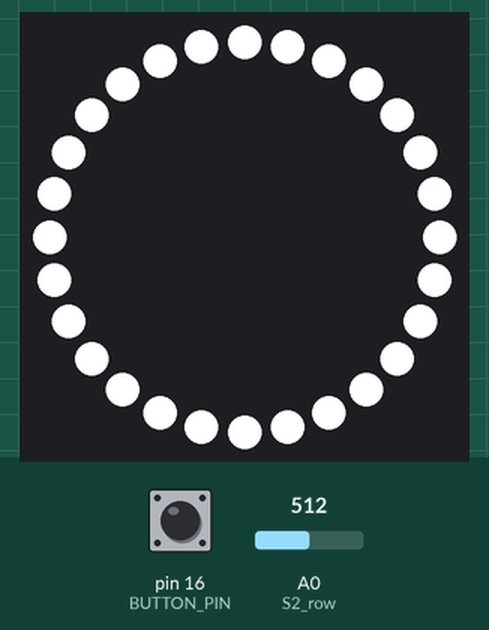
Simulated run of this sketch. Board: Arduino Uno, built with avr-gcc and run on an emulated ATmega328P. Parts: 28 RGB LEDs in a ring, first at the top, clockwise. Inputs (shaded band) come from the test bench; at power-on: A0 (S2_row) = 512, pin 16 (BUTTON_PIN) HIGH.

Above: at 1.2 s.
1.3 s: A0 (S2_row) set to 523
At 1.7 s:
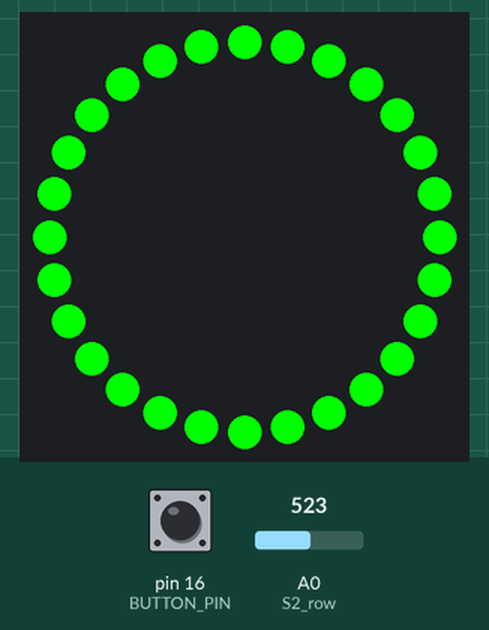
4.3 s: A0 (S2_row) set to 511
5.9 s: pin 16 (BUTTON_PIN) pulled LOW for 1 s
At 6.3 s:
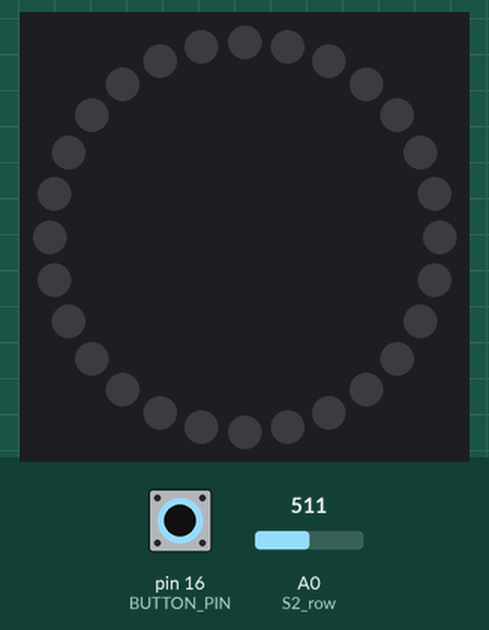
8.4 s: pin 16 (BUTTON_PIN) pulled LOW for 3.2 s
Timing chart, 0 to 11.4 s (numbered marks = the images above; inputs shaded):
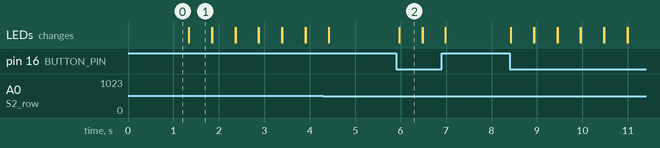

Measured:
- the behaviour switches between 512 and 513 on A0 (S2_row) (found by bisection; images 0 and 1)
- after the input at 1.3 s, the LEDs: change at once (image 1)
- after the input at 5.9 s, the LEDs: change after 0.07 s (image 2)
- what the display in image 1 shows lasts 0.5 s, from 1.3 s to 1.8 s

The sketch:

CODE.ino
```cpp
#include <Adafruit_NeoPixel.h>

// Multiplexer control pins for LEDs
const int S0 = 2;  // Multiplexer select pin 1
const int S1 = 3;  // Multiplexer select pin 2
const int S2 = 4;  // Multiplexer select pin 3
const int S3 = 5;  // Multiplexer select pin 4
const int COMMON_PIN = 7;  // Common input pin to control the selected LED ring

// Multiplexer control pins for columns (input multiplexer connected to analog pin)
const int S0_column = 8;  // Multiplexer column select pin 1
const int S1_column = 9;  // Multiplexer column select pin 2
const int S2_column = 10; // Multiplexer column select pin 3
const int S3_column = 11; // Multiplexer column select pin 4

// Multiplexer control pins for rows (output multiplexer connected to HIGH signal)
const int S0_row = 12;    // Multiplexer row select pin 1
const int S1_row = 13;    // Multiplexer row select pin 2
const int S2_row = 14;    // Multiplexer row select pin 3
const int S3_row = 15;    // Multiplexer row select pin 4
const int ROW_COMMON_PIN = 6;  // Common pin to output HIGH to active row

// Pressure sensor and button pins
const int PRESSURE_SENSOR_PIN = A0;  // Analog pin for column multiplexer (reading resistance)
const int BUTTON_PIN = 16;           // Button to change difficulty

// Adafruit NeoPixel setup
#define LED_PIN 7    // LED data pin
#define NUM_LEDS 28  // Each ring has 28 LEDs
Adafruit_NeoPixel strip = Adafruit_NeoPixel(NUM_LEDS, LED_PIN, NEO_GRB + NEO_KHZ800);

// Difficulty levels
const int Easy1[] = {3, 6, 11, 14};
const int Easy2[] = {3, 2, 4, 1, 7, 6, 8, 5, 11, 10, 12, 9, 15, 14, 16, 13};
const int Intermediate1[] = {7, 3, 4, 2, 8, 6, 15, 11, 12, 10, 16, 14};
const int Advanced[] = {8, 5, 3, 2, 7, 6, 4, 1, 6, 7, 16, 13, 11, 10, 15, 14, 12, 9, 15, 14};

// Array of difficulties
const int* difficulties[] = {Easy1, Easy2, Intermediate1, Advanced};
const int difficultiesLengths[] = {4, 16, 12, 20};  // Lengths of each difficulty
int current_difficulty_index = 0;  // Start with Easy1
const int* current_difficulty = difficulties[current_difficulty_index];
int current_difficulty_length = difficultiesLengths[current_difficulty_index];

// Threshold for detecting pressure (adjust based on testing)
const int PRESSURE_THRESHOLD = 512;

// Function to set multiplexer channel using control pins
void setMultiplexerChannel(int channel, int S0_pin, int S1_pin, int S2_pin, int S3_pin) {
    digitalWrite(S0_pin, (channel >> 0) & 1);
    digitalWrite(S1_pin, (channel >> 1) & 1);
    digitalWrite(S2_pin, (channel >> 2) & 1);
    digitalWrite(S3_pin, (channel >> 3) & 1);
}

// Function to light up an LED in a specific color
void Light_LED(int ring, uint8_t red, uint8_t green, uint8_t blue) {
    setMultiplexerChannel(ring - 1, S0, S1, S2, S3);  // Select the LED ring (1-based index)
    digitalWrite(COMMON_PIN, HIGH);                  // Enable the common pin for LEDs
    for (int i = 0; i < NUM_LEDS; i++) {
        strip.setPixelColor(i, red, green, blue);     // Set color
    }
    strip.show();                                    // Update LED state
}

// Function to turn off all LEDs in the current ring
void turnOffAllLEDs() {
    for (int i = 0; i < NUM_LEDS; i++) {
        strip.setPixelColor(i, 0, 0, 0);  // Turn off LEDs
    }
    strip.show();
}

// Function to detect pressure input based on the active LED ring
bool Pressure_input_detected(int ring) {
    // Activate the corresponding row and column for the current LED
    switch (ring) {
        case 13: setMultiplexerChannel(1, S0_column, S1_column, S2_column, S3_column);
                 setMultiplexerChannel(8, S0_row, S1_row, S2_row, S3_row);
                 break;
        case 9:  setMultiplexerChannel(1, S0_column, S1_column, S2_column, S3_column);
                 setMultiplexerChannel(7, S0_row, S1_row, S2_row, S3_row);
                 break;
        case 5:  setMultiplexerChannel(1, S0_column, S1_column, S2_column, S3_column);
                 setMultiplexerChannel(6, S0_row, S1_row, S2_row, S3_row);
                 break;
        case 1:  setMultiplexerChannel(1, S0_column, S1_column, S2_column, S3_column);
                 setMultiplexerChannel(5, S0_row, S1_row, S2_row, S3_row);
                 break;
        case 14: setMultiplexerChannel(2, S0_column, S1_column, S2_column, S3_column);
                 setMultiplexerChannel(8, S0_row, S1_row, S2_row, S3_row);
                 break;
        case 10: setMultiplexerChannel(2, S0_column, S1_column, S2_column, S3_column);
                 setMultiplexerChannel(7, S0_row, S1_row, S2_row, S3_row);
                 break;
        case 6:  setMultiplexerChannel(2, S0_column, S1_column, S2_column, S3_column);
                 setMultiplexerChannel(6, S0_row, S1_row, S2_row, S3_row);
                 break;
        case 2:  setMultiplexerChannel(2, S0_column, S1_column, S2_column, S3_column);
                 setMultiplexerChannel(5, S0_row, S1_row, S2_row, S3_row);
                 break;
        case 15: setMultiplexerChannel(3, S0_column, S1_column, S2_column, S3_column);
                 setMultiplexerChannel(8, S0_row, S1_row, S2_row, S3_row);
                 break;
        case 11: setMultiplexerChannel(3, S0_column, S1_column, S2_column, S3_column);
                 setMultiplexerChannel(7, S0_row, S1_row, S2_row, S3_row);
                 break;
        case 7:  setMultiplexerChannel(3, S0_column, S1_column, S2_column, S3_column);
                 setMultiplexerChannel(6, S0_row, S1_row, S2_row, S3_row);
                 break;
        case 3:  setMultiplexerChannel(3, S0_column, S1_column, S2_column, S3_column);
                 setMultiplexerChannel(5, S0_row, S1_row, S2_row, S3_row);
                 break;
        case 16: setMultiplexerChannel(4, S0_column, S1_column, S2_column, S3_column);
                 setMultiplexerChannel(8, S0_row, S1_row, S2_row, S3_row);
                 break;
        case 12: setMultiplexerChannel(4, S0_column, S1_column, S2_column, S3_column);
                 setMultiplexerChannel(7, S0_row, S1_row, S2_row, S3_row);
                 break;
        case 8:  setMultiplexerChannel(4, S0_column, S1_column, S2_column, S3_column);
                 setMultiplexerChannel(6, S0_row, S1_row, S2_row, S3_row);
                 break;
        case 4:  setMultiplexerChannel(4, S0_column, S1_column, S2_column, S3_column);
                 setMultiplexerChannel(5, S0_row, S1_row, S2_row, S3_row);
                 break;
        default: return false;
    }

    digitalWrite(ROW_COMMON_PIN, HIGH);  // Activate the row
    delay(10);                           // Stabilize multiplexer
    int pressureValue = analogRead(PRESSURE_SENSOR_PIN);
    digitalWrite(ROW_COMMON_PIN, LOW);   // Deactivate the row after reading
    return pressureValue > PRESSURE_THRESHOLD;  // Return true if pressure detected
}

// Function to handle the light-up order
void light_up_order(const int* difficulty, int length) {
    for (int i = 0; i < length; i++) {
        int ring = difficulty[i];
        Light_LED(ring, 255, 255, 255);  // Light up in white
        while (!Pressure_input_detected(ring)) {
            if (digitalRead(BUTTON_PIN) == LOW) {
                turnOffAllLEDs();
                return;
            }
            delay(100);  // Poll every 100ms
        }
        Light_LED(ring, 0, 255, 0);  // Change to green when pressure detected
        delay(500);  // Hold green for 0.5 seconds
        turnOffAllLEDs();
    }
}

// Setup function
void setup() {
    // Initialize multiplexer pins
    pinMode(S0, OUTPUT); pinMode(S1, OUTPUT); pinMode(S2, OUTPUT); pinMode(S3, OUTPUT);
    pinMode(S0_column, OUTPUT); pinMode(S1_column, OUTPUT); pinMode(S2_column, OUTPUT); pinMode(S3_column, OUTPUT);
    pinMode(S0_row, OUTPUT); pinMode(S1_row, OUTPUT); pinMode(S2_row, OUTPUT); pinMode(S3_row, OUTPUT);
    pinMode(COMMON_PIN, OUTPUT);
    pinMode(ROW_COMMON_PIN, OUTPUT);
    pinMode(PRESSURE_SENSOR_PIN, INPUT);
    pinMode(BUTTON_PIN, INPUT_PULLUP);

    // Initialize NeoPixel
    strip.begin();
    strip.show();
}

// Main loop
void loop() {
    if (digitalRead(BUTTON_PIN) == LOW) {
        current_difficulty_index = (current_difficulty_index + 1) % 4;
        current_difficulty = difficulties[current_difficulty_index];
        current_difficulty_length = difficultiesLengths[current_difficulty_index];
        delay(500);  // Debounce
    }

    light_up_order(current_difficulty, current_difficulty_length);
}
```
